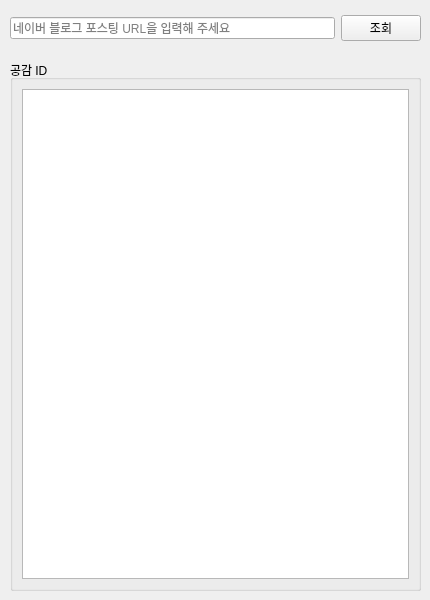
<?xml version="1.0" encoding="UTF-8"?>
<ui version="4.0">
 <class>MainWindow</class>
 <widget class="QMainWindow" name="MainWindow">
  <property name="geometry">
   <rect>
    <x>0</x>
    <y>0</y>
    <width>430</width>
    <height>600</height>
   </rect>
  </property>
  <property name="sizePolicy">
   <sizepolicy hsizetype="Fixed" vsizetype="Fixed">
    <horstretch>0</horstretch>
    <verstretch>0</verstretch>
   </sizepolicy>
  </property>
  <property name="minimumSize">
   <size>
    <width>430</width>
    <height>600</height>
   </size>
  </property>
  <property name="maximumSize">
   <size>
    <width>430</width>
    <height>600</height>
   </size>
  </property>
  <property name="windowTitle">
   <string>Naver Blog 공감한 ID</string>
  </property>
  <widget class="QWidget" name="centralwidget">
   <widget class="QGroupBox" name="groupBox">
    <property name="geometry">
     <rect>
      <x>10</x>
      <y>60</y>
      <width>411</width>
      <height>531</height>
     </rect>
    </property>
    <property name="title">
     <string>공감 ID</string>
    </property>
    <layout class="QVBoxLayout" name="verticalLayout">
     <item>
      <widget class="QPlainTextEdit" name="pte_idlist">
       <property name="readOnly">
        <bool>true</bool>
       </property>
      </widget>
     </item>
    </layout>
   </widget>
   <widget class="QWidget" name="">
    <property name="geometry">
     <rect>
      <x>10</x>
      <y>10</y>
      <width>411</width>
      <height>36</height>
     </rect>
    </property>
    <layout class="QHBoxLayout" name="horizontalLayout">
     <item>
      <widget class="QLineEdit" name="le_blogurl">
       <property name="text">
        <string notr="true"/>
       </property>
       <property name="placeholderText">
        <string>네이버 블로그 포스팅 URL을 입력해 주세요</string>
       </property>
      </widget>
     </item>
     <item>
      <widget class="QPushButton" name="pb_sel">
       <property name="text">
        <string>조회</string>
       </property>
      </widget>
     </item>
    </layout>
   </widget>
  </widget>
 </widget>
 <resources/>
 <connections/>
</ui>
